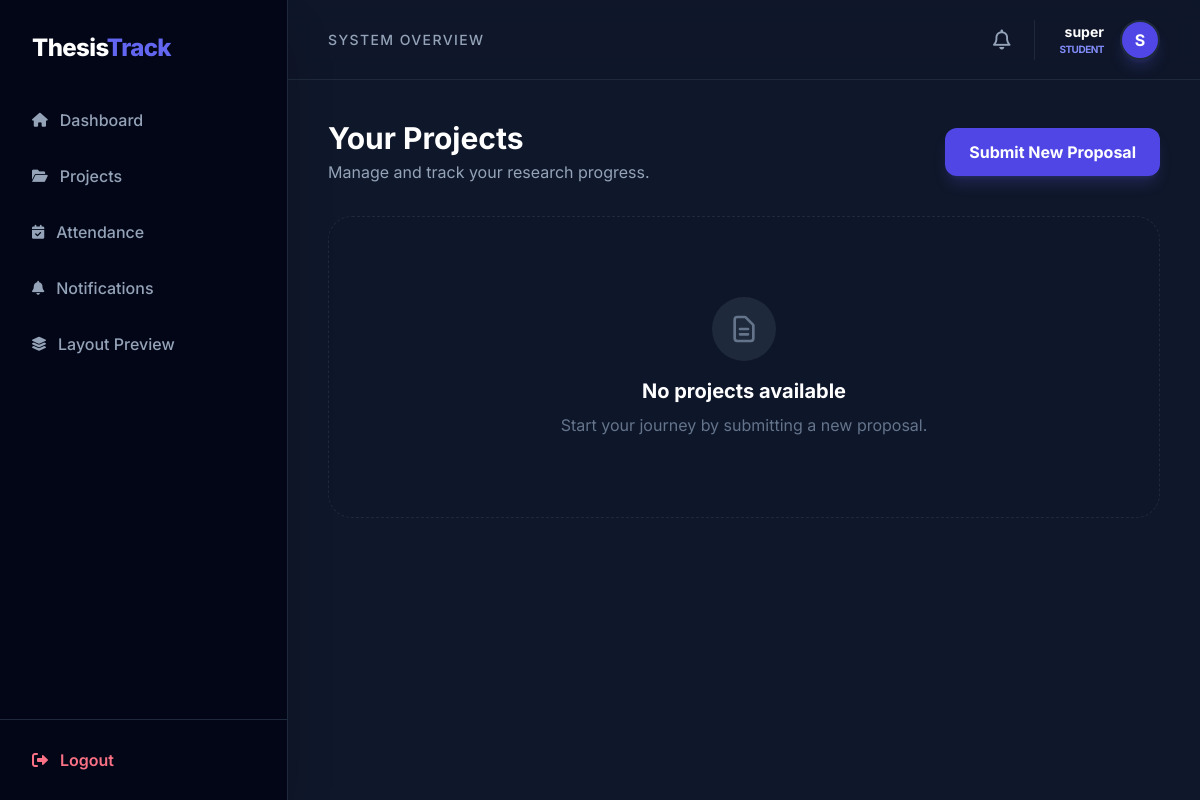
The page /projects/ (signed in) on the database as committed earlier.
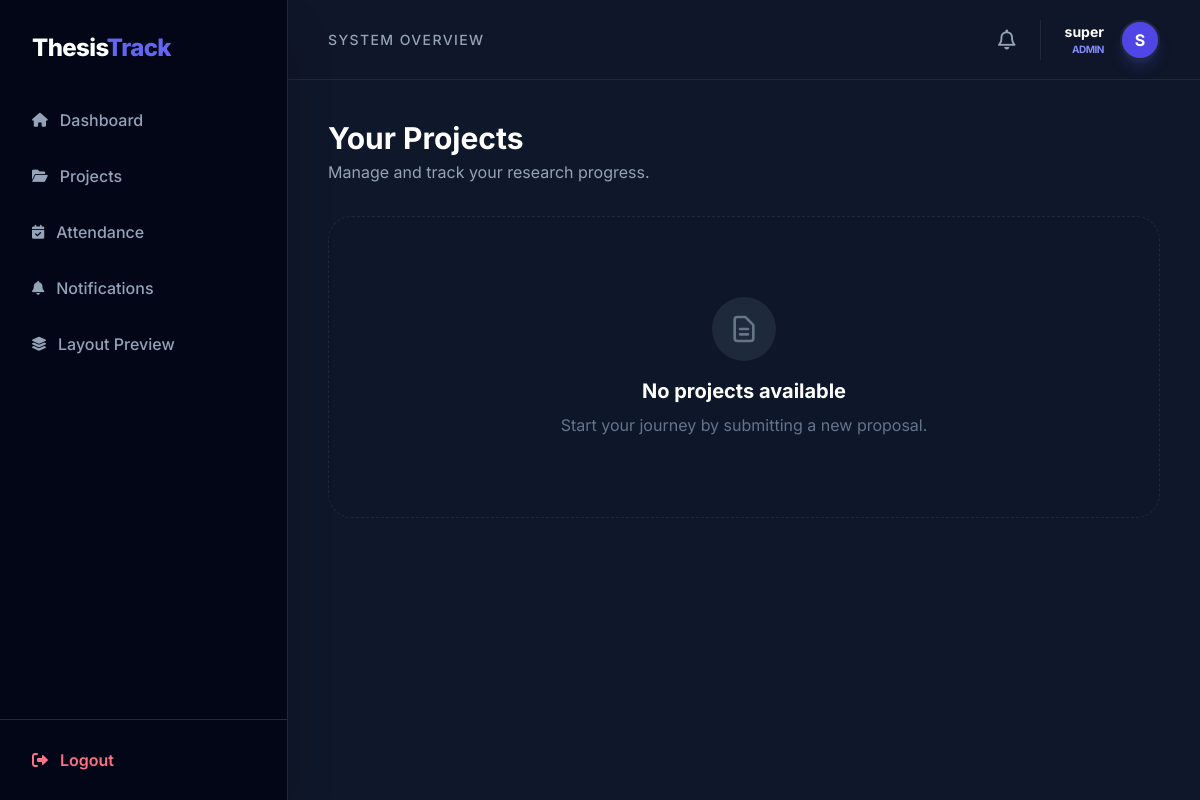
The same page on the database as committed later.
### accounts/models.py (models this page shows, shortened)
class User(AbstractUser):
	STUDENT = 'STUDENT'
	SUPERVISOR = 'SUPERVISOR'
	ADMIN = 'ADMIN'
	ROLE_CHOICES = [
		(STUDENT, 'Student'),
		(SUPERVISOR, 'Supervisor'),
		(ADMIN, 'Admin'),
	]
	role = models.CharField(max_length=20, choices=ROLE_CHOICES, default=STUDENT)

### projects/views.py (the view)
# urls.py: path('', views.project_list, name='project-list'),
@login_required
def project_list(request):
	projects = _project_visible_to_user(request.user).order_by('-created_at')
	if request.user.role == User.STUDENT:
		for project in projects:
			if project.deadline:
				Notification.objects.get_or_create(
					user=request.user,
					title='Project Deadline',
					message=f'Deadline for "{project.title}" is {project.deadline}.',
					category=Notification.DEADLINE,
				)
	return render(request, 'projects/project_list.html', {'projects': projects})

### projects/views.py (called while the page is built)
def _project_visible_to_user(user):
	if user.role == User.STUDENT:
		return Project.objects.filter(student=user)
	if user.role == User.SUPERVISOR:
		return Project.objects.filter(
			Q(supervisor=user) | Q(student__supervisor_assignments__supervisor=user)
		).distinct()
	if user.role == User.ADMIN:
		return Project.objects.all()
	return Project.objects.none()

### projects/templates/projects/project_list.html
{% extends 'core/base.html' %}
{% block content %}
<div class="space-y-8">
    <div class="flex justify-between items-center">
        <div>
            <h1 class="text-3xl font-bold text-white">Your Projects</h1>
            <p class="text-slate-400 mt-1">Manage and track your research progress.</p>
        </div>
            {% if user.role == 'STUDENT' %}
                <a href="{% url 'projects:submit-project' %}" class="bg-indigo-600 hover:bg-indigo-500 text-white px-6 py-3 rounded-xl font-bold transition-all shadow-lg shadow-indigo-500/20">
                    Submit New Proposal
                </a>
            {% endif %}
    </div>
    <div class="grid grid-cols-1 md:grid-cols-2 lg:grid-cols-3 gap-6">
        {% for project in projects %}
        <div class="bg-slate-900 border border-slate-800 p-6 rounded-3xl hover:border-indigo-500/50 transition-all group relative overflow-hidden">
            <div class="absolute -top-10 -right-10 w-24 h-24 bg-indigo-500/5 blur-2xl rounded-full"></div>
            <span class="text-[10px] font-bold tracking-widest uppercase text-indigo-400 bg-indigo-500/10 px-3 py-1 rounded-full border border-indigo-500/20">
                {{ project.status|default:"Pending" }}
            </span>
            <h3 class="text-xl font-bold text-white mt-4 group-hover:text-indigo-400 transition-colors">{{ project.title }}</h3>
            <p class="text-slate-400 mt-2 text-sm line-clamp-2">{{ project.abstract }}</p>
            <div class="mt-6 pt-6 border-t border-slate-800 flex justify-between items-center">
                <span class="text-xs text-slate-500 uppercase font-semibold">Supervisor: {{ project.supervisor }}</span>
                        {% if user.role == 'STUDENT' and project.student_id == user.id %}
                            <a href="{% url 'projects:submit-document' project.id %}" class="text-indigo-400 hover:text-white text-sm font-bold">Submit Doc</a>
                        {% endif %}
                        {% if user.role == 'SUPERVISOR' or user.role == 'ADMIN' %}
                            <a href="{% url 'projects:approve-project' project.id %}" class="text-indigo-400 hover:text-white text-sm font-bold">Approve</a>
                        {% endif %}
            </div>
        </div>
        {% empty %}
        <div class="col-span-full py-20 bg-slate-900/50 border border-dashed border-slate-800 rounded-3xl text-center">
            <div class="inline-flex items-center justify-center w-16 h-16 rounded-full bg-slate-800 mb-4 text-slate-500">
                <svg xmlns="http://www.w3.org/2000/svg" class="h-8 w-8" fill="none" viewBox="0 0 24 24" stroke="currentColor">
                    <path stroke-linecap="round" stroke-linejoin="round" stroke-width="2" d="M9 12h6m-6 4h6m2 5H7a2 2 0 01-2-2V5a2 2 0 012-2h5.586a1 1 0 01.707.293l5.414 5.414a1 1 0 01.293.707V19a2 2 0 01-2 2z" />
                </svg>
            </div>
            <h3 class="text-xl font-bold text-white">No projects available</h3>
            <p class="text-slate-500 mt-2">Start your journey by submitting a new proposal.</p>
        </div>
        {% endfor %}
    </div>
</div>
{% endblock %}

### core/templates/core/base.html (shortened to what this page needs)
<!DOCTYPE html>
<html lang="en">
<head>
    <script src="https://cdn.tailwindcss.com"></script>
    <link rel="stylesheet" href="https://cdnjs.cloudflare.com/ajax/libs/font-awesome/6.0.0/css/all.min.css">
</head>
<body class="bg-[#0f172a] text-slate-200 antialiased">
    <div class="flex min-h-screen">
        {% if user.is_authenticated %}
        <aside class="w-72 bg-slate-950 border-r border-slate-800 flex flex-col fixed h-full z-20 shadow-2xl">
            <div class="p-8">
                <h1 class="text-2xl font-extrabold text-white tracking-tight">Thesis<span class="text-indigo-500">Track</span></h1>
            </div>
            <nav class="flex-1 px-4 space-y-2">
                <a href="{% url 'dashboard:home' %}" class="nav-link flex items-center px-4 py-3 text-slate-400 hover:bg-indigo-600/10 hover:text-indigo-400 rounded-xl group">
                    <i class="fa-solid fa-house mr-3 text-sm group-hover:scale-110 transition-transform"></i>
                    <span class="font-medium">Dashboard</span>
                </a>
                <a href="{% url 'projects:project-list' %}" class="nav-link flex items-center px-4 py-3 text-slate-400 hover:bg-indigo-600/10 hover:text-indigo-400 rounded-xl group">
                    <i class="fa-solid fa-folder-open mr-3 text-sm group-hover:scale-110 transition-transform"></i>
                    <span class="font-medium">Projects</span>
                </a>
                <a href="{% url 'attendance:attendance-list' %}" class="nav-link flex items-center px-4 py-3 text-slate-400 hover:bg-indigo-600/10 hover:text-indigo-400 rounded-xl group">
                    <i class="fa-solid fa-calendar-check mr-3 text-sm group-hover:scale-110 transition-transform"></i>
                    <span class="font-medium">Attendance</span>
                </a>
                <a href="{% url 'notifications:list' %}" class="nav-link flex items-center justify-between px-4 py-3 text-slate-400 hover:bg-indigo-600/10 hover:text-indigo-400 rounded-xl group">
                    <div class="flex items-center">
                        <i class="fa-solid fa-bell mr-3 text-sm group-hover:scale-110 transition-transform"></i>
                        <span class="font-medium">Notifications</span>
                    </div>
                </a>
                <a href="{% url 'core:layout-preview' %}" class="nav-link flex items-center px-4 py-3 text-slate-400 hover:bg-indigo-600/10 hover:text-indigo-400 rounded-xl group">
                    <i class="fa-solid fa-layer-group mr-3 text-sm group-hover:scale-110 transition-transform"></i>
                    <span class="font-medium">Layout Preview</span>
                </a>
            </nav>
            <div class="p-4 border-t border-slate-800">
                <form action="{% url 'accounts:logout' %}" method="post">
                    <button type="submit" class="w-full flex items-center px-4 py-3 text-rose-400 hover:bg-rose-500/10 rounded-xl transition-all font-semibold group">
                        <i class="fa-solid fa-right-from-bracket mr-3 group-hover:translate-x-1 transition-transform"></i>
                        Logout
                    </button>
                </form>
            </div>
        </aside>
        {% endif %}
        <div class="flex-1 {% if user.is_authenticated %}ml-72{% endif %} flex flex-col">
            {% if user.is_authenticated %}
            <nav class="h-20 glass border-b border-slate-800 flex items-center justify-between px-10 sticky top-0 z-10">
                <div>
                    <h2 class="text-slate-400 text-sm font-medium tracking-widest uppercase">System Overview</h2>
                </div>
                <div class="flex items-center space-x-6">
                    <div class="relative">
                        <a href="{% url 'notifications:list' %}" class="text-slate-400 hover:text-white transition-colors duration-300">
                            <i class="fa-regular fa-bell text-xl"></i>
                        </a>
                    </div>
                    <div class="flex items-center space-x-4 border-l border-slate-800 pl-6">
                        <div class="text-right">
                            <p class="text-sm font-bold text-white">{{ user.username }}</p>
                            <p class="text-[10px] text-indigo-400 font-bold uppercase tracking-tighter">{{ user.role }}</p>
                        </div>
                        <div class="h-10 w-10 bg-indigo-600 rounded-full border-2 border-slate-800 flex items-center justify-center font-bold text-white shadow-lg shadow-indigo-500/20 transform hover:rotate-12 transition-transform cursor-pointer">
                            {{ user.username|first|upper }}
                        </div>
                    </div>
                </div>
            </nav>
            {% endif %}
            <main class="{% if user.is_authenticated %}p-10{% else %}p-0{% endif %} flex-1">
                {% block content %}{% endblock %}
            </main>
        </div>
    </div>
</body>
</html>

### core/templates/core/base.html (style rules this page uses)
body { font-family: 'Inter', sans-serif; }
.glass { background: rgba(15, 23, 42, 0.8); backdrop-filter: blur(12px); }
.nav-link { transition: all 0.3s cubic-bezier(0.4, 0, 0.2, 1); }

Rows that differ between the two databases and show on the page:
changed User "super": role "STUDENT" → "ADMIN"
Other text that changed with them:
text no longer shown: "Submit New Proposal"
